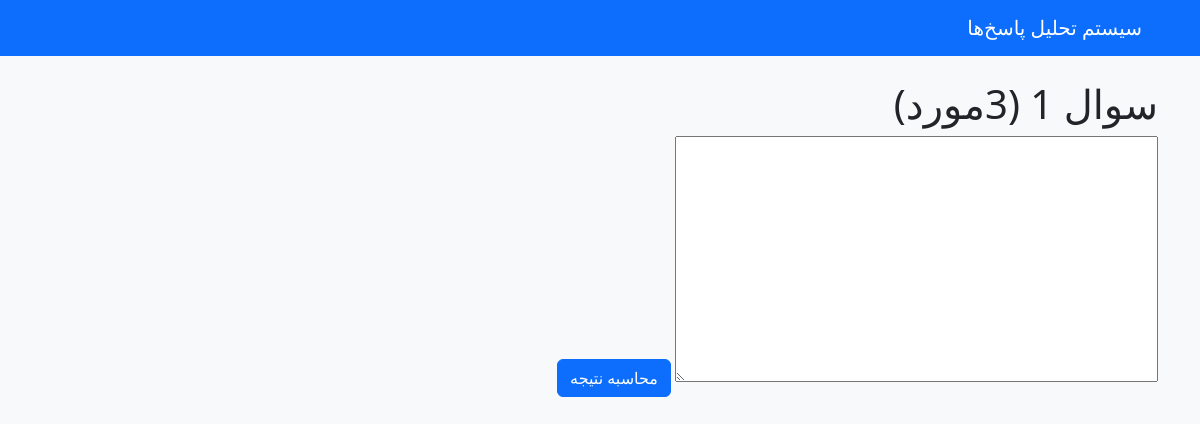
Before: /1 with the older database file.
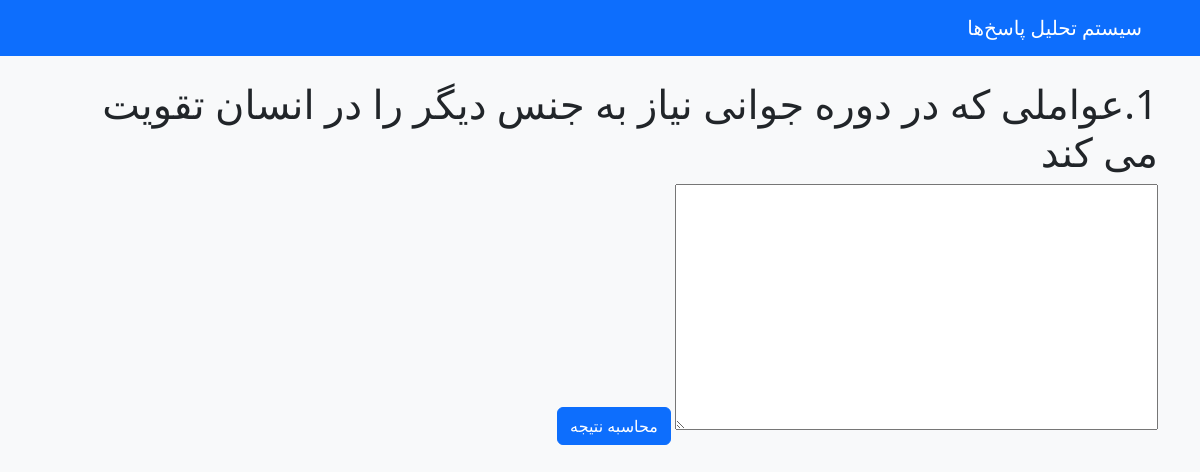
After: the same page with the newer database file.
### origin/models.py (models this page shows, shortened)
class Question(models.Model):
    title = models.CharField(max_length=200)
    keywords = models.TextField(help_text="کلمات کلیدی را با کاما جدا کنید")
    catagory=models.ManyToManyField(Catagory,related_name='questions',blank=True,null=True)

### origin/views.py (the view)
# urls.py: path('<int:question_id>', views.answer_question, name='answer'),
def answer_question(request, question_id):
    question = get_object_or_404(Question, pk=question_id)
    if request.method == 'POST':
        form = ResponseForm(request.POST)
        if form.is_valid():
            user_answer = form.cleaned_data['answer'].lower()
            keywords = question.get_keywords_list()
            progress=calculate_progress(user_answer,keywords)
            unused_keywords = [keyword for keyword in keywords if keyword.lower() not in user_answer]
            context =  {
                'progress':progress,
                'unused_keywords':unused_keywords
            }
            return render(request, 'result.html',context)
    else:
        form = ResponseForm()
    return render(request, 'question.html', {
        'question': question,
        'form': form
    })

### origin/forms.py
class ResponseForm(forms.Form):
    answer = forms.CharField(widget=forms.Textarea(attrs={
        'id': 'editor',
        'rows': 10,
        'cols': 50
    }))

### templates/question.html (shortened to what this page needs)
{% extends 'base.html' %}
{% block content %}
<h1>{{ question.title }}</h1>
<form method="post">
    {{ form.answer }}
    <button type="submit" class="btn btn-primary">محاسبه نتیجه</button>
</form>
{% endblock %}

Changed rows visible on the page:
changed Question: title "سوال 1 (3مورد)" → "1.عواملی که در دوره جوانی نیاز به جنس دیگر را در انسان تقویت می کند"
